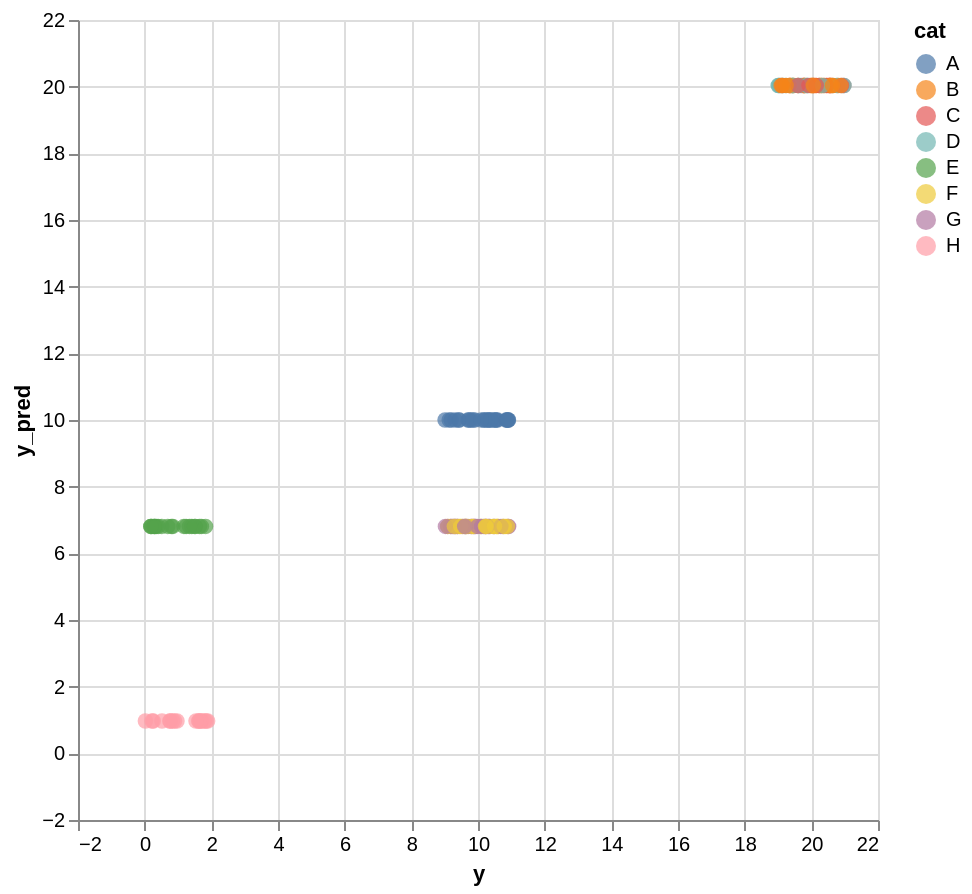

This figure's notebook cell:
### Code cell
create_scatter(source_oe)

### Figure 1 — Vega-Lite specification as saved in the notebook (floating-point values rounded to 4 significant figures; data arrays with more than 128 entries replaced by an {"elided": "..."} marker saying what was removed)
{"config": {"view": {"continuousWidth": 300, "continuousHeight": 300}}, "data": {"name": "data-c4a4a3dcfe296bed140c9b37aead5dd6"}, "mark": {"type": "circle", "size": 60}, "encoding": {"color": {"field": "cat", "type": "nominal"}, "tooltip": {"field": "cat", "type": "nominal"}, "x": {"field": "y", "scale": {"domain": [-2, 22]}, "type": "quantitative"}, "y": {"field": "y_pred", "scale": {"domain": [-2, 22]}, "type": "quantitative"}}, "height": 400, "params": [{"name": "param_1", "select": {"type": "interval", "encodings": ["x", "y"]}, "bind": "scales"}], "width": 400, "$schema": "https://vega.github.io/schema/vega-lite/v5.16.3.json", "datasets": {"data-c4a4a3dcfe296bed140c9b37aead5dd6": {"elided": "200 records"}}}
